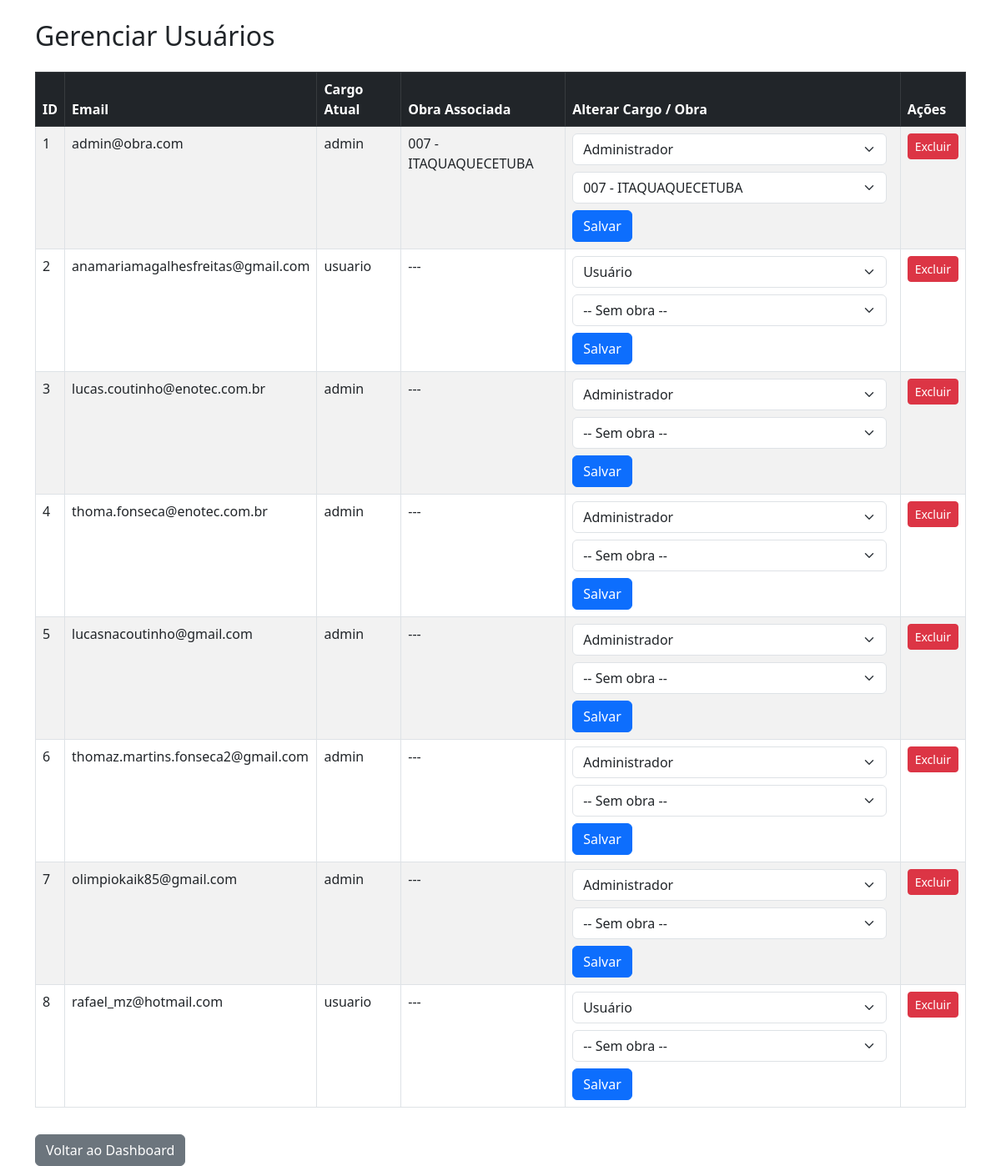
The page /gerenciar-usuarios (signed in) on the database as committed earlier.
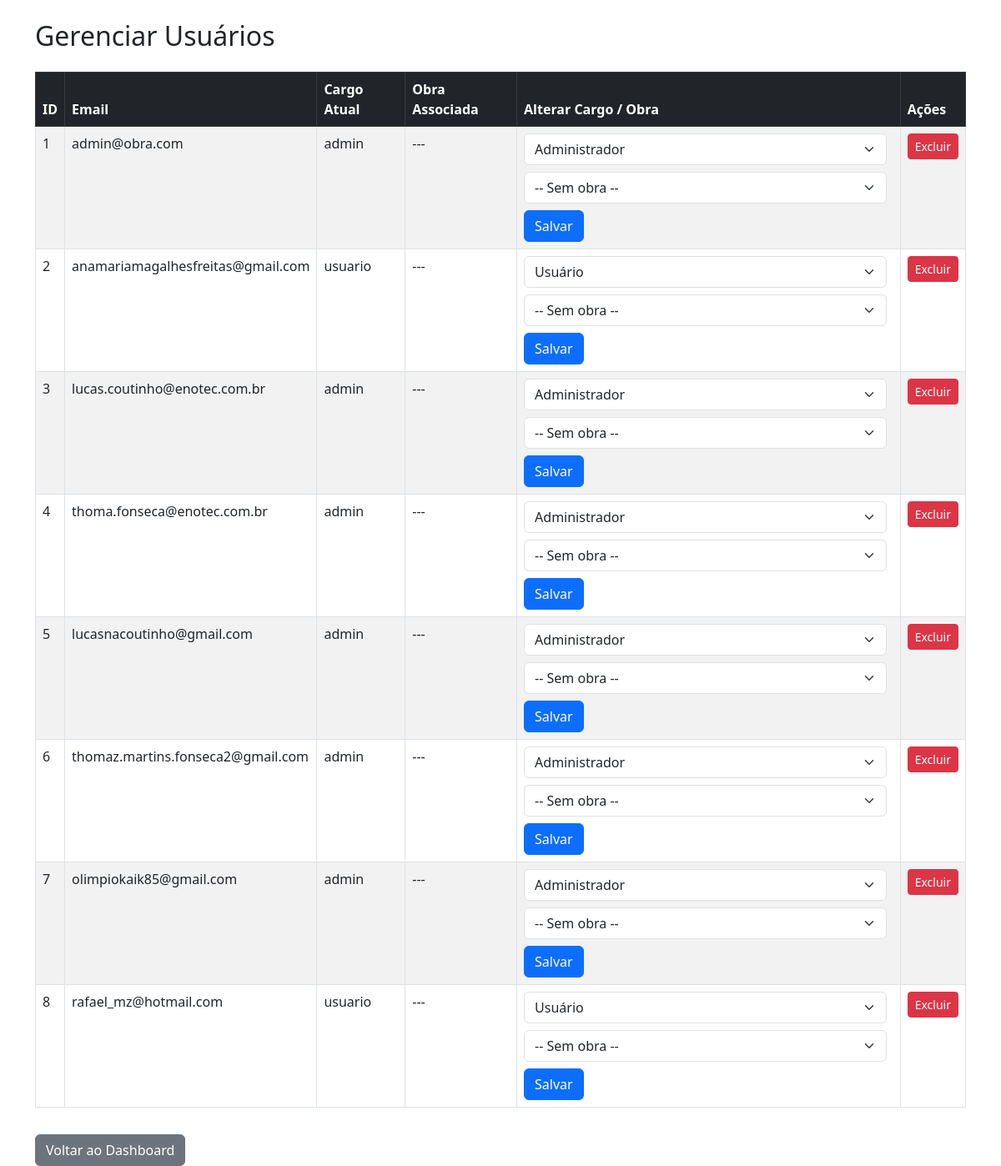
The same page on the database as committed later.
### models.py (models this page shows)
class User(db.Model):
    id = db.Column(db.Integer, primary_key=True)
    email = db.Column(db.String(120), unique=True, nullable=False)
    password = db.Column(db.String(120), nullable=False)
    cargo = db.Column(db.String(50), default="usuario")
    obra_id = db.Column(db.Integer, db.ForeignKey('obra.id'))
    obra = db.relationship('Obra', backref='usuarios')

class Obra(db.Model):
    id = db.Column(db.Integer, primary_key=True)
    nome = db.Column(db.String(100), nullable=False)
    descricao = db.Column(db.Text)
    endereco = db.Column(db.String(255))
    responsavel = db.Column(db.String(100))
    data_inicio = db.Column(db.Date)
    data_fim = db.Column(db.Date)
    criado_em = db.Column(db.DateTime, default=datetime.utcnow)

### app.py (the view, shortened to what this page needs)
@app.route("/gerenciar-usuarios", methods=["GET", "POST"])
def gerenciar_usuarios():
    if "usuario" not in session:
        return redirect("/login")
    user = User.query.filter_by(email=session["usuario"]).first()
    if user.cargo != "admin":
        return "Acesso negado", 403
    usuarios = User.query.all()
    obras = Obra.query.all()  # <- NOVO
    return render_template("gerenciar_usuarios.html", usuarios=usuarios, obras=obras)  # <- NOVO

### templates/gerenciar_usuarios.html (shortened to what this page needs)
<!DOCTYPE html>
<html lang="pt-br">
<head>
  <link rel="stylesheet" href="https://cdn.jsdelivr.net/npm/bootstrap@5.3.0/dist/css/bootstrap.min.css" />
</head>
<body>
  <div class="container mt-4">
    <h2 class="mb-4">Gerenciar Usuários</h2>
    <div class="table-responsive">
      <table class="table table-striped table-bordered">
        <thead class="table-dark">
          <tr>
            <th>ID</th>
            <th>Email</th>
            <th>Cargo Atual</th>
            <th>Obra Associada</th>
            <th>Alterar Cargo / Obra</th>
            <th>Ações</th>
          </tr>
        </thead>
        <tbody>
          {% for u in usuarios %}
          <tr>
            <td>{{ u.id }}</td>
            <td>{{ u.email }}</td>
            <td>{{ u.cargo }}</td>
            <td>{{ u.obra.nome if u.obra else '---' }}</td>
            <td>
              <form method="POST" action="{{ url_for('gerenciar_usuarios') }}" class="d-flex flex-wrap gap-2">
                <select name="novo_cargo" class="form-select me-2">
                  <option value="usuario" {% if u.cargo == 'usuario' %}selected{% endif %}>Usuário</option>
                  <option value="admin" {% if u.cargo == 'admin' %}selected{% endif %}>Administrador</option>
                </select>
                <select name="obra_id" class="form-select me-2">
                  <option value="">-- Sem obra --</option>
                  {% for obra in obras %}
                    <option value="{{ obra.id }}" {% if u.obra_id == obra.id %}selected{% endif %}>{{ obra.nome }}</option>
                  {% endfor %}
                </select>
                <button type="submit" class="btn btn-primary">Salvar</button>
              </form>
            </td>
            <td>
              <form method="POST" action="{{ url_for('excluir_usuario', user_id=u.id) }}" onsubmit="return confirm('Tem certeza que deseja excluir?');">
                <button type="submit" class="btn btn-danger btn-sm">Excluir</button>
              </form>
            </td>
          </tr>
          {% endfor %}
        </tbody>
      </table>
    </div>
    <a href="{{ url_for('dashboard') }}" class="btn btn-secondary mt-3">Voltar ao Dashboard</a>
  </div>
</body>
</html>

Rows that differ between the two databases and show on the page:
changed User "admin@obra.com": obra "007 - ITAQUAQUECETUBA" → "---"; obra_id "007 - ITAQUAQUECETUBA" → "-- Sem obra --"
